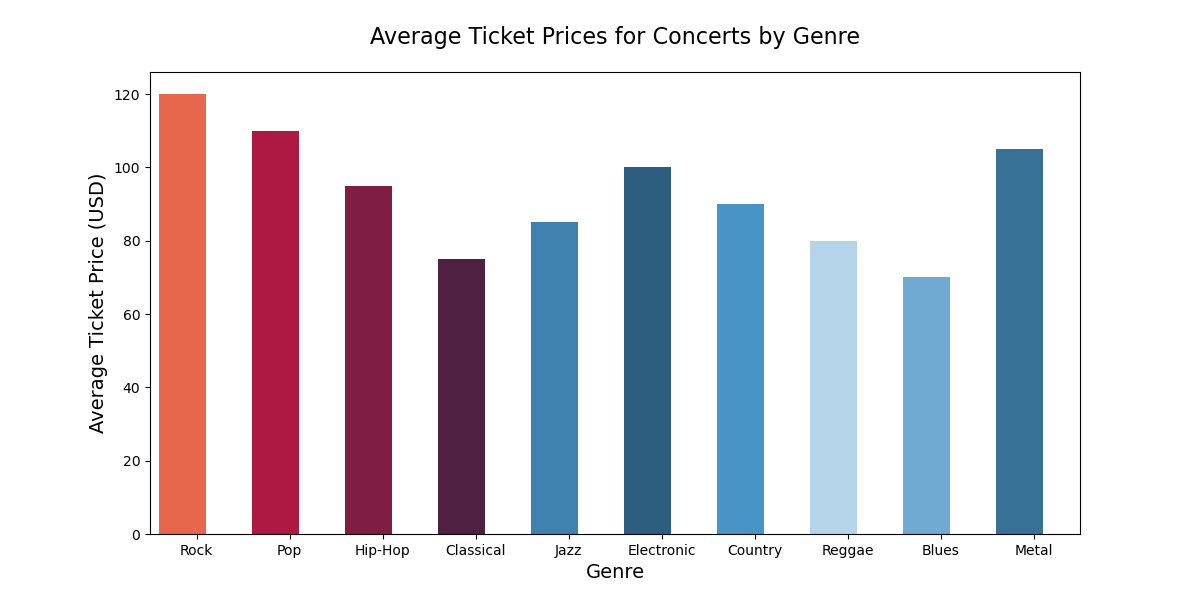

Python code for this plot:

import pandas as pd
import seaborn as sns
import matplotlib.pyplot as plt

# Given dataset
data = {
    'Genre': ['Rock', 'Pop', 'Hip-Hop', 'Classical', 'Jazz', 'Electronic', 'Country', 'Reggae', 'Blues', 'Metal'],
    'Average Ticket Price (USD)': [120, 110, 95, 75, 85, 100, 90, 80, 70, 105]
}

# Create DataFrame
df = pd.DataFrame(data)

# Initialize a Matplotlib figure and set its size
plt.figure(figsize=(12, 6))

# Create vertical bar chart
sns.barplot(
    x='Genre',
    y='Average Ticket Price (USD)',
    data=df,
    palette=[
        '#FF5733', '#C70039', '#900C3F', '#571845', '#2E86C1',
        '#1F618D', '#3498DB', '#AED6F1', '#5DADE2', '#2874A6'
    ]
)

# Customize the chart
plt.title('Average Ticket Prices for Concerts by Genre', fontsize=16, pad=20)
plt.xlabel('Genre', fontsize=14)
plt.ylabel('Average Ticket Price (USD)', fontsize=14)

# Adjust the width of the bars
for patch in plt.gca().patches:
    patch.set_width(0.5)

# Show the plot
plt.show()
